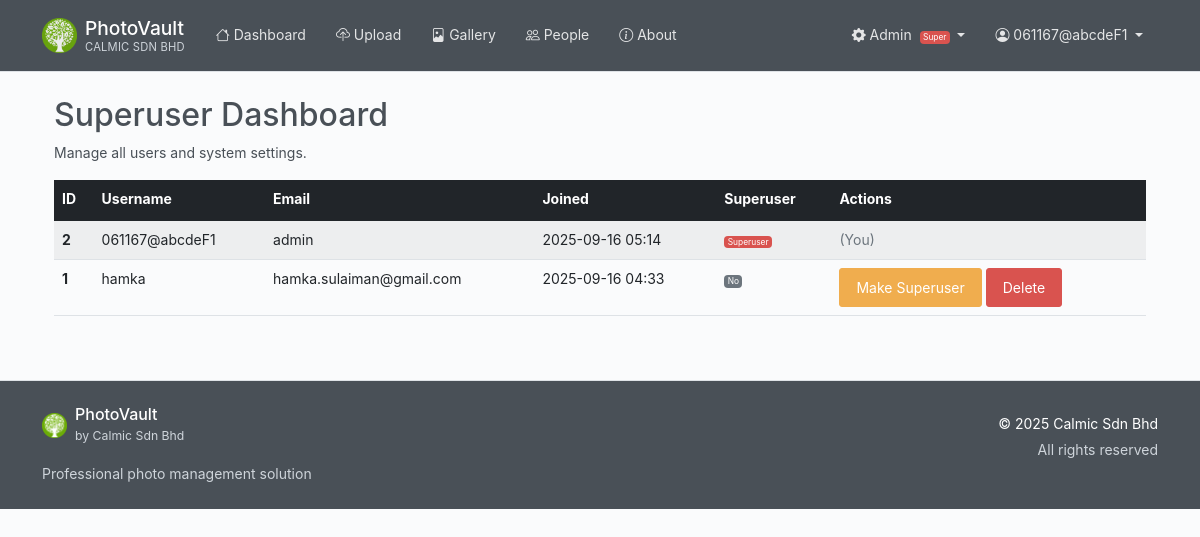
Page /superuser/dashboard (signed in) on the committed database.
### photovault/models/__init__.py (models this page shows, shortened)
class User(UserMixin, db.Model):
    id = db.Column(db.Integer, primary_key=True)
    username = db.Column(db.String(80), unique=True, nullable=False)
    email = db.Column(db.String(120), unique=True, nullable=False)
    password_hash = db.Column(db.String(255), nullable=False)
    created_at = db.Column(db.DateTime, default=datetime.utcnow)
    is_active = db.Column(db.Boolean, default=True)
    is_admin = db.Column(db.Boolean, default=False, nullable=False)
    is_superuser = db.Column(db.Boolean, default=False, nullable=False)
    photos = db.relationship('Photo', backref='user', lazy=True, cascade='all, delete-orphan')
    albums = db.relationship('Album', backref='user', lazy=True, cascade='all, delete-orphan')
    people = db.relationship('Person', backref='user', lazy=True, cascade='all, delete-orphan')

### photovault/routes/superuser.py (the view)
    def wrap(*args, **kwargs):
        if not current_user.is_authenticated or not current_user.is_superuser:
            flash("Access denied. Superuser privileges required.", "danger")
            return redirect(url_for('main.index')) # Or redirect to login/dashboard
        return f(*args, **kwargs)

### photovault/routes/superuser.py (called while the page is built)
def superuser_required(f):
    def wrap(*args, **kwargs):
        if not current_user.is_authenticated or not current_user.is_superuser:
            flash("Access denied. Superuser privileges required.", "danger")
            return redirect(url_for('main.index')) # Or redirect to login/dashboard
        return f(*args, **kwargs)
    wrap.__name__ = f.__name__
    return wrap

@superuser_bp.route('/')
@superuser_bp.route('/dashboard')
@login_required
@superuser_required
def dashboard():
    users = User.query.order_by(User.created_at.desc()).all()
    return render_template('superuser/dashboard.html', users=users)

### photovault/templates/superuser/dashboard.html (shortened to what this page needs)
{% extends "base.html" %}
{% block content %}
<div class="container mt-4">
    <h2>Superuser Dashboard</h2>
    <p>Manage all users and system settings.</p>
    {% if users %}
    <div class="table-responsive">
        <table class="table table-striped table-hover">
            <thead class="table-dark">
                <tr>
                    <th scope="col">ID</th>
                    <th scope="col">Username</th>
                    <th scope="col">Email</th>
                    <th scope="col">Joined</th>
                    <th scope="col">Superuser</th>
                    <th scope="col">Actions</th>
                </tr>
            </thead>
            <tbody>
                {% for user in users %}
                <tr>
                    <th scope="row">{{ user.id }}</th>
                    <td>{{ user.username }}</td>
                    <td>{{ user.email }}</td>
                    <td>{{ user.created_at.strftime('%Y-%m-%d %H:%M') if user.created_at else 'N/A' }}</td>
                    <td>
                        {% if user.is_superuser %}
                            <span class="badge bg-danger">Superuser</span>
                        {% else %}
                            <span class="badge bg-secondary">No</span>
                        {% endif %}
                    </td>
                    <td>
                        {% if user.id != current_user.id %}
                        <form method="post" action="{{ url_for('superuser.toggle_superuser', user_id=user.id) }}" style="display: inline;">
                            <button type="submit" class="btn btn-sm btn-warning"
                                    onclick="return confirm('Are you sure you want to {% if user.is_superuser %}revoke superuser{% else %}grant superuser{% endif %} for {{ user.username }}?')">
                                {% if user.is_superuser %}Revoke Superuser{% else %}Make Superuser{% endif %}
                            </button>
                        </form>
                        <form method="post" action="{{ url_for('superuser.delete_user', user_id=user.id) }}" style="display: inline;">
                            <button type="submit" class="btn btn-sm btn-danger"
                                    onclick="return confirm('Are you sure you want to delete user {{ user.username }}? This will also delete all their photos.')">
                                Delete
                            </button>
                        </form>
                        {% else %}
                        <span class="text-muted">(You)</span>
                        {% endif %}
                    </td>
                </tr>
                {% endfor %}
            </tbody>
        </table>
    </div>
    {% else %}
    <p>No users found.</p>
    {% endif %}
</div>
{% endblock %}

### photovault/templates/base.html (shortened to what this page needs)
<!DOCTYPE html>
<html lang="en">
<head>
    <link href="https://cdn.jsdelivr.net/npm/bootstrap@5.1.3/dist/css/bootstrap.min.css" rel="stylesheet"
>
    <link rel="stylesheet" href="https://cdn.jsdelivr.net/npm/bootstrap-icons@1.11.3/font/bootstrap-icons.css">
    <link rel="stylesheet" href="{{ url_for('static', filename='css/style.css') }}">
</head>
<body>
    <nav class="navbar navbar-expand-lg navbar-dark" role="navigation" aria-label="Main navigation">
        <div class="container">
            <a class="navbar-brand d-flex align-items-center" href="{{ url_for('main.index') }}" aria-label="PhotoVault Home">
                <div class="logo-container me-2 d-flex align-items-center">
                    <img src="{{ url_for('static', filename='img/calmic-logo.png') }}"
                         alt="Calmic Logo"
                         height="35"
                         class="logo-img"
                         onload="this.parentNode.querySelector('.logo-fallback').style.display='none';"
                         onerror="this.style.display='none'; this.parentNode.querySelector('.logo-fallback').style.display='flex';">
                </div>
                <div class="brand-text">
                    <div class="brand-name">{{ app_title if app_title else 'PhotoVault' }}</div>
                    <div class="company-name">{{ company_info.name if company_info else 'Calmic Sdn Bhd' }}</div>
                </div>
            </a>
            <div class="collapse navbar-collapse" id="navbarNav">
                {% if current_user.is_authenticated %}
                <div class="navbar-nav me-auto">
                    <a class="nav-link {{ 'active' if request.endpoint == 'main.dashboard' }}"
                       href="{{ url_for('main.dashboard') }}" aria-current="{% if request.endpoint == 'main.dashboard' %}page{% endif %}">
                        <i class="bi bi-house" aria-hidden="true"></i> Dashboard
                    </a>
                    <a class="nav-link {{ 'active' if request.endpoint == 'photo.upload_photo' }}"
                       href="/upload" aria-current="{% if request.endpoint == 'photo.upload_photo' %}page{% endif %}">
                        <i class="bi bi-cloud-upload" aria-hidden="true"></i> Upload
                    </a>
                    <a class="nav-link"
                       href="/gallery" aria-current="page">
                        <i class="bi bi-file-image" aria-hidden="true"></i> Gallery
                    </a>
                    <a class="nav-link {{ 'active' if request.endpoint == 'main.people' }}"
                       href="{{ url_for('main.people') }}" aria-current="{% if request.endpoint == 'main.people' %}page{% endif %}">
                        <i class="bi bi-people" aria-hidden="true"></i> People
                    </a>
                    <a class="nav-link {{ 'active' if request.endpoint == 'main.about' }}"
                       href="{{ url_for('main.about') }}" aria-current="{% if request.endpoint == 'main.about' %}page{% endif %}">
                        <i class="bi bi-info-circle" aria-hidden="true"></i> About
                    </a>
                </div>
                <div class="navbar-nav ms-auto">
                    {% if current_user.is_admin or current_user.is_superuser %}
                    <div class="nav-item dropdown">
                        <a class="nav-link dropdown-toggle" href="#" id="adminDropdown" role="button"
                           data-bs-toggle="dropdown" aria-expanded="false" aria-label="Admin menu">
                            <i class="bi bi-gear-fill" aria-hidden="true"></i> Admin
                            {% if current_user.is_superuser %}
                                <span class="badge bg-danger ms-1" aria-label="Superuser role">Super</span>
                            {% else %}
                                <span class="badge bg-warning ms-1" aria-label="Admin role">Admin</span>
                            {% endif %}
                        </a>
                    </div>
                    {% endif %}
                    <div class="nav-item dropdown">
                        <a class="nav-link dropdown-toggle" href="#" id="userDropdown" role="button"
                           data-bs-toggle="dropdown" aria-expanded="false" aria-label="User menu for {{ current_user.username }}">
                            <i class="bi bi-person-circle" aria-hidden="true"></i>
                            <span class="d-none d-sm-inline">{{ current_user.username }}</span>
                        </a>
                    </div>
                </div>
                {% endif %}
            </div>
        </div>
    </nav>
    <main class="container my-4" id="main-content" role="main">
        {% block content %}{% endblock %}
    </main>
    <footer class="py-4 mt-5" role="contentinfo">
        <div class="container">
            <div class="row">
                <div class="col-md-6 mb-3 mb-md-0">
                    <div class="d-flex align-items-center mb-3">
                        <div class="footer-logo-container me-2 d-flex align-items-center">
                            <img src="{{ url_for('static', filename='img/calmic-logo.png') }}"
                                 alt="Calmic Logo"
                                 height="25"
                                 class="footer-logo-img"
                                 onload="this.parentNode.querySelector('.footer-logo-fallback').style.display='none';"
                                 onerror="this.style.display='none'; this.parentNode.querySelector('.footer-logo-fallback').style.display='flex';">
                        </div>
                        <div>
                            <h6 class="mb-0">{{ app_title if app_title else 'PhotoVault' }}</h6>
                            <small class="text-muted">by {{ company_info.name if company_info else 'Calmic Sdn Bhd' }}</small>
                        </div>
                    </div>
                    <p class="text-muted mb-0">Professional photo management solution</p>
                </div>
                <div class="col-md-6 text-md-end">
                    <p class="mb-1">{{ company_copyright if company_copyright else '© 2025 Calmic Sdn Bhd' }}</p>
                    <p class="text-muted mb-0">All rights reserved</p>
                </div>
            </div>
        </div>
    </footer>
</body>
</html>

### photovault/static/css/style.css (style rules this page uses)
body { font-family: -apple-system, BlinkMacSystemFont, 'Segoe UI', Roboto, 'Helvetica Neue', Arial, sans-serif; font-size: 14px; line-height: 1.6; color: #495057; background-color: #fafbfc; font-weight: 400; }
:root { --primary-color: #495057; --secondary-color: #868e96; --success-color: #51a351; --info-color: #5bc0de; --warning-color: #f0ad4e; --danger-color: #d9534f; --light-bg: #fafbfc; --lighter-bg: #ffffff; --border-color: #e1e5e9; --text-muted: #6c757d; --text-dark: #495057; }
.navbar-brand { font-weight: 500; font-size: 1.2rem; padding: 0.5rem 0; color: #ffffff !important; }
.navbar-brand img { border-radius: 2px; opacity: 0.9; }
.brand-text { line-height: 1.3; }
.brand-name { font-size: 1.2rem; font-weight: 500; color: #ffffff; margin-bottom: -1px; }
.company-name { font-size: 0.7rem; color: #ced4da; font-weight: 400; text-transform: uppercase; letter-spacing: 0.2px; }
.navbar-dark { background-color: var(--primary-color) !important; border-bottom: 1px solid #dee2e6; box-shadow: none; }
.navbar-dark .navbar-nav .nav-link { color: rgba(255,255,255,0.85) !important; font-weight: 400; padding: 0.5rem 0.875rem; border-radius: 3px; margin: 0 1px; transition: all 0.15s ease; }
.badge { font-size: 0.6em; font-weight: 400; padding: 0.25em 0.4em; }
.badge.bg-danger { background-color: var(--danger-color) !important; }
.btn { border-radius: 3px; font-weight: 400; font-size: 0.875rem; padding: 0.5rem 1rem; transition: all 0.15s ease; border-width: 1px; }
.btn-warning { background-color: var(--warning-color); border-color: var(--warning-color); color: #ffffff; }
.btn-danger { background-color: var(--danger-color); border-color: var(--danger-color); }
footer { background-color: var(--primary-color); color: #ffffff; border-top: 1px solid #dee2e6; }
footer .text-muted { color: #ced4da !important; }
.text-muted { color: var(--text-muted) !important; }
.bg-danger, .bg-danger * { color: #ffffff !important; }
.bg-secondary, .bg-secondary * { color: #ffffff !important; }

### rows in the picture
User: username "061167@abcdeF1", id "2", email "admin", created_at "2025-09-16 05:14", is_superuser "Superuser", shows "(You)"
User: id "1", username "hamka", email "hamka.sulaiman@gmail.com", created_at "2025-09-16 04:33", is_superuser "No"

### other values in the picture
{{ app_title if app_title else 'PhotoVault' }} "PhotoVault"
{{ company_info.name if company_info else 'Calmic Sdn Bhd' }} "CALMIC SDN BHD"
{{ company_info.name if company_info else 'Calmic Sdn Bhd' }} "Calmic Sdn Bhd"
{{ company_copyright if company_copyright else '© 2025 Calmic Sdn Bhd' }} "© 2025 Calmic Sdn Bhd"
